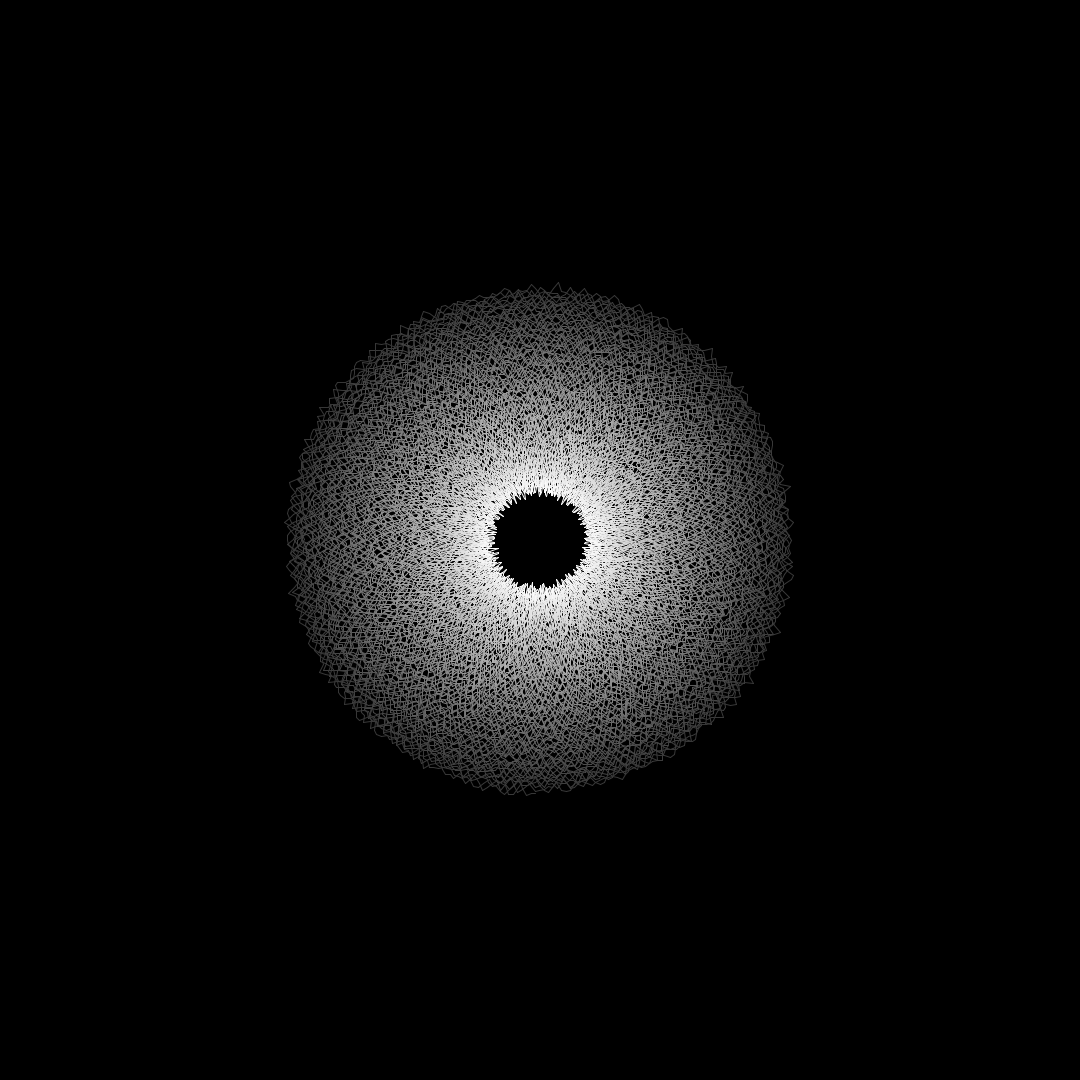
Frame 1 (no input)
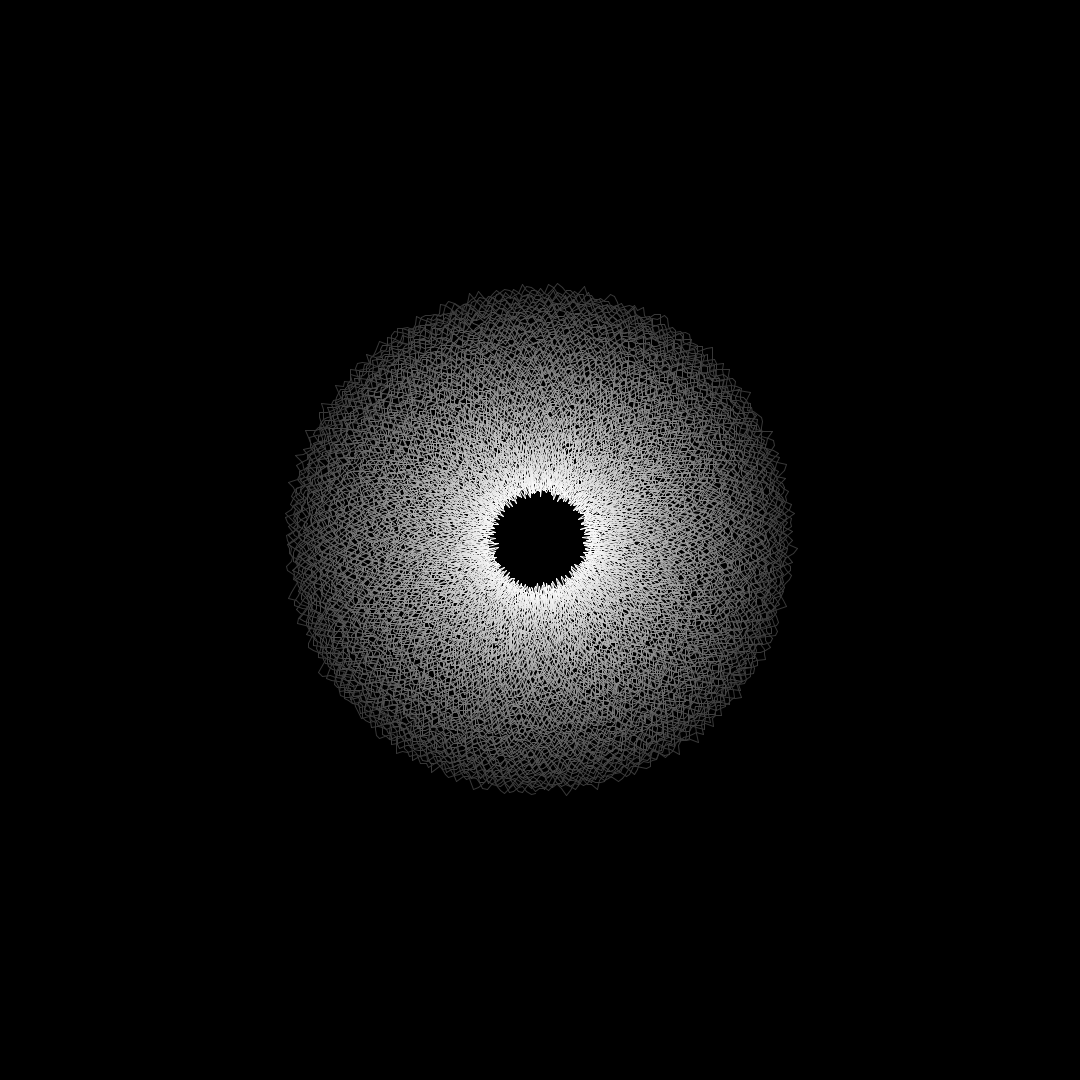
Frame 2 (the mouse pressed at the canvas centre, redrawn once)

The Processing sketch that drew these frames (run headless with seeded random() and noise(); the mouse was pressed at the canvas centre and the sketch redrawn once):

// Processing sketch: sketch_201230c
// ── sketch_201230c.pde
void setup() {
  
  size(1080, 1080); 
  pixelDensity(2);
  stroke(255);
  noFill();
  noLoop();
  
}

void draw() {
  
  background(0);
   
    float r_x = width/2;
    float r_y = height/2;
    
    test1(r_x,r_y);
    
}

void test1(float originX, float originY) {

  float oldX = 0;
  float oldY = 0;
   
  for (int i = 0; i < 360*100; i++) {
    
    
    
    float r = 500;
    float min_distance = 50;
    float additional_rising_distance = (float(i) / 360) * 2;
    r = (sin(i)*random(10)) + min_distance + additional_rising_distance;
    
    stroke(255 - additional_rising_distance);
    
    float newX = sin(radians(i))*r;
    float newY = cos(radians(i))*r;
    
    if (i > 0) {
      line(oldX + originX,
          oldY + originY,
          newX + originX,
          newY + originY);
    }
    
    oldX = newX;
    oldY = newY;

  }
  
}
